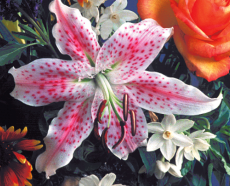
#> input picture three/lily.tif, 230 x 186 px
$ python fangshe.py
#> lines starting #> are read from the running program, lines starting #| are printed output that depends on the picture
# -*- coding: utf-8 -*-
"""
Created on Fri Dec 18 18:52:55 2020

@author: life
"""

import cv2
import numpy as np

img=cv2.imread('lily.tif')
#> img is the input picture: shape (186, 230, 3); mean B, G, R 107.7, 101.8, 137.5
rows,cols,ch=img.shape
#> rows = 186; cols = 230; ch = 3
pts1=np.float32([[50,50],[200,20],[50,200]])
pts2=np.float32([[10,100],[200,50],[100,250]])
M=cv2.getAffineTransform(pts1,pts2)
dst=cv2.warpAffine(img,M,(cols,rows))
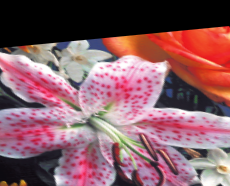
#> dst: shape (186, 230, 3); mean B, G, R 101.4, 93.1, 136.2
cv2.imshow('Input',img)
cv2.imshow('Output',dst)
cv2.imwrite('getAffineTransformImg.jpg',dst)
cv2.waitKey(0)
cv2.destroyAllWindows()

$ run again, with three/flowers.tif copied over three/lily.tif
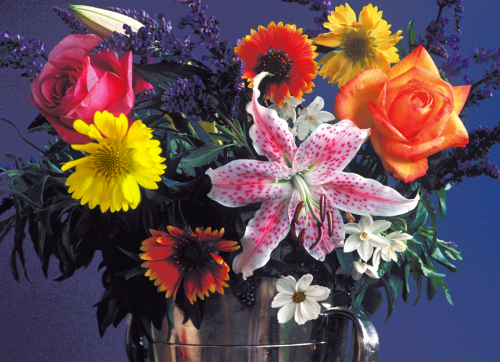
#> input picture three/flowers.tif, 500 x 362 px
#> img is the input picture: shape (362, 500, 3); mean B, G, R 83.7, 76.9, 99.9
#> `dst=cv2.warpAffine(img,M,(cols,rows))`:
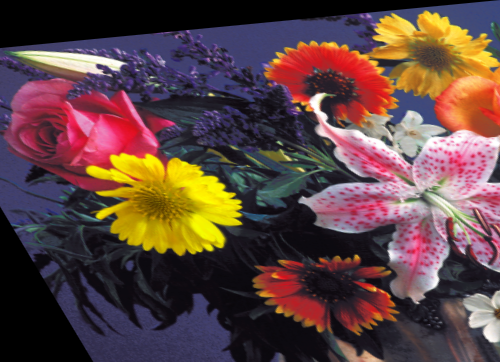
#> dst: shape (362, 500, 3); mean B, G, R 66.1, 68.2, 94.8

$ run again, with three/flowerx.png saved as three/lily.tif
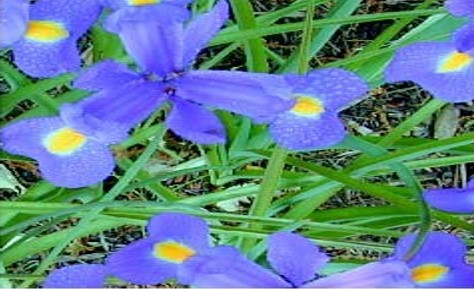
#> input picture three/flowerx.png, 474 x 289 px
#> img is the input picture: shape (289, 474, 3); mean B, G, R 144.7, 129.6, 96.5
#> `dst=cv2.warpAffine(img,M,(cols,rows))`:
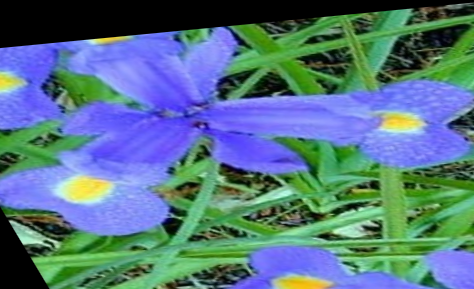
#> dst: shape (289, 474, 3); mean B, G, R 132, 117.3, 86.2
